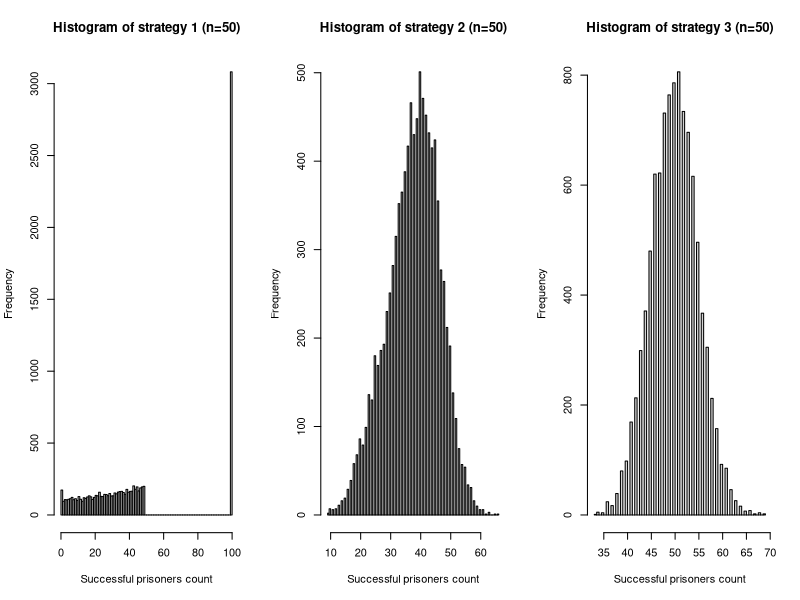
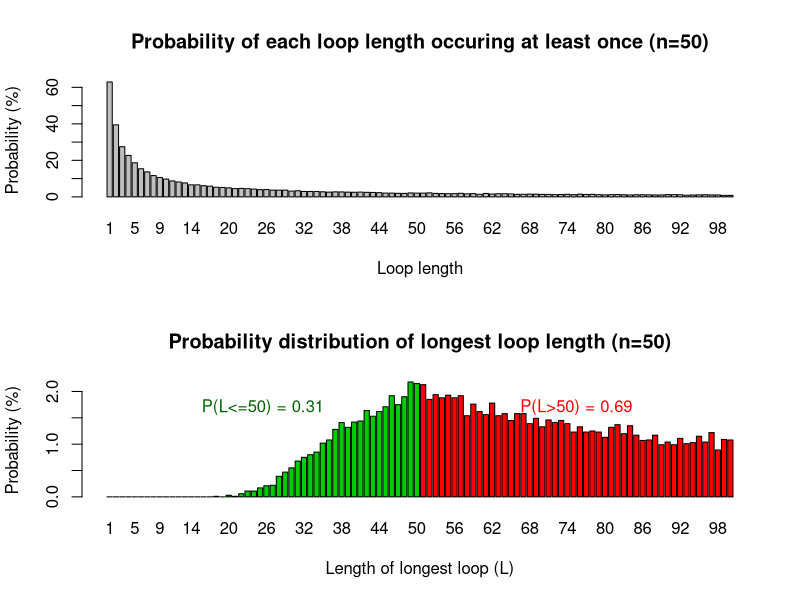

Source code (R) for these figures, in order:
# Statistical Programming Coursework 2

# Members and contributions ---------------------------------------------------------------
## 1. Stefi Tirkova : Q4, Q5, Q6
## 2. Passara Chanchotisatien: Q1, Q2, Q3

# CODE DESCRIPTION

# The purpose of this code is to stimulate the prisoner problem which is defined as follows (from coursework spec):
  # • 2n prisoners each have a unique prisoner number from 1 to 2n.
  # • The prison contains a room in which there are 2n boxes, each with a unique number from 1 to 2n painted
  # on its lid.
  # • 2n cards, each printed with a unique number from 1 to 2n, are randomly placed one in each box.
  # • The prisoners have the task of finding the card with their number on it by opening a maximum on n boxes.
  # • After each prisoner’s go, the room is returned exactly to its original state and the prisoner is not allowed to
  # communicate with prisoners yet to have their go.
  # • If all prisoners succeed in finding their number, then they all go free.

# This code calculates the probability of prisoners going free if they follow one of 3 possible strategies (from coursework spec):
  # Strategy 1: The prisoner starts at the box with their number on it, opens it and reads the number on the card: k, say. If k
  # is not their prisoner number, they go to box number k, open it and repeat the process until they have either
  # found the card with their number on it, or opened n boxes without finding it.
  # Strategy 2: As strategy 1, but starting from a randomly selected box.
  # Strategy 3: They open n boxes at random, checking each card for their number.



# Helper / Additional functions

# get pall_success_vec

get_pall_success_vec <- function(n, strategy, nreps) {
  success_vec <- rep(0,nreps)
  two_n <- as.integer(n+n)
  for(i in 1:nreps){
    card_numbers <- sample(1:two_n)
    prisoners_success <- rep(1,two_n)
    for(prisoner_num in 1:two_n){ 
      prisoners_success[prisoner_num] <- is_successful(n, prisoner_num, card_numbers, strategy)
    }
    # calculate how many prisoners succeeded in current simulation by summing over their successes
    success_vec[i] <- sum(prisoners_success)
  }
  return(success_vec)
}

# is_successful function

is_successful <- function(n, pris_n, card_num, strategy) {
  if(strategy == 3) {
    if (pris_n %in% sample(card_num,n)){ return(1) } 
    else{ return(0)} 
  } 
  boxes_opened <- 0
  # intitialise the first box to open according to the strategy
  # I THINK THIS IS EASIER TO READ
  current_box_num <- if (strategy == 1) pris_n else if (strategy == 2) sample(as.integer(2*n), 1)
  # current_box_num <- c(pris_n, sample(as.integer(n+n), 1))[strategy]
  while(boxes_opened < n) {
    if(card_num[current_box_num] == pris_n) { return(1) }
    boxes_opened <- boxes_opened + 1
    current_box_num <- card_num[current_box_num]
  }
  return (0)  
}

# pone function

pone <- function(n, k, strategy, nreps) {
  success_count <- 0
  for(i in 1:nreps){
    success_count <- success_count + is_successful(n,k,sample(1:as.integer(n+n)), strategy)
  }
  return((success_count / nreps))
}

# pall function

pall <- function(n, strategy, nreps) {
  success_vec <- get_pall_success_vec(n, strategy, nreps)
  # p_success = (number of simulations all prisoners succeed)/(number of simulations) 
  probability_all_succeed <- (length(success_vec[success_vec == as.integer(n+n)])/nreps)
  return(probability_all_succeed)
}


# Here, we estimate the individual and joint success probabilities for each strategy
# for when n = 5 and n = 50.

num_trials = 10000

# one prisoner succeeding in finding their number
print("Estimating the probability of a single prisoner succeeding:")
n = 5
print("n = 5")
cat("Strategy 1 resulted in probability of ", pone(n, 3, 1,num_trials), ".",sep="")
cat("Strategy 2 resulted in probability of ", pone(n, 3, 2,num_trials), ".",sep="")
cat("Strategy 3 resulted in probability of ", pone(n, 3, 3,num_trials), ".",sep="")

n = 50
cat("Strategy 1 resulted in probability of ", pone(n, 34, 1,num_trials), ".",sep="")
cat("Strategy 2 resulted in probability of ", pone(n, 34, 2,num_trials), ".",sep="")
cat("Strategy 3 resulted in probability of ", pone(n, 34, 3,num_trials), ".",sep="")


# all prisoners succeeding in finding their number
print("Estimating the probability of all prisoners succeeding:")
n = 5
cat("Strategy 1 resulted in probability of ", unlist(pall(n,1,num_trials)[1]), ".",sep="")
cat("Strategy 2 resulted in probability of ", unlist(pall(n,2,num_trials)[1]), ".",sep="")
cat("Strategy 3 resulted in probability of ", unlist(pall(n,3,num_trials)[1]), ".",sep="")

n = 50
# save results to plot later
strategy_1_all50 <- get_pall_success_vec(n,1,num_trials)
strategy_2_all50 <- get_pall_success_vec(n,2,num_trials)
strategy_3_all50 <- get_pall_success_vec(n,3,num_trials)
cat("Strategy 1 resulted in probability of ", pall(n,1,num_trials), ".",sep="")
cat("Strategy 2 resulted in probability of ", pall(n,1,num_trials), ".",sep="")
cat("Strategy 3 resulted in probability of ", pall(n,1,num_trials), ".",sep="")


# In this section, we elaborate why the results are surprising.

## From running the simulations, we are able to see that one of the three strategies works
# surprisingly - strategy 1 which gives an approximate 31% chance of all
# prisoners succeeding in finding their numbers. 
# We found this surprising because we know that the probability of one prisoner succeeding is 0.5. 
# Say if n = 50, and if we were to think about this naively, to find the probability of all prisoners succeeding, 
# we would do the following calculation:
# P(success) = (0.5)^100 (where n = 50), 
# which would give us an extremely extremely low probability (almost zero). 
# That is why it is surprising to find out that there is a strategy that gives
# 31% chance of all prisoners succeeding. When we calculate the probability using the 3rd
# strategy, the probability of each prisoner succeeding is independent of each other. However,
# when we use Strategy 1, that is no longer the case.

# Below we can see the difference in probabilities and number of successful prisoners between 
# Strategy 1 and Strategy 3. We visualize the frequencies of each number of successful prisoners
# below for strategies 1, 2, and 3 in the form of histograms.

# PLEASE MAKE SURE TO OPEN PLOTS IN LARGE ENOUGH WINDOW IN ORDER TO SEE THEM PROPERLY
# NOTE: these figures might be overwritten by later figures, please rerun following 4 lines if you want to see the figures again
par(mfrow=c(1,3))
hist(strategy_1_all50, breaks=100, xlab="Successful prisoners count", main = "Histogram of strategy 1 (n=50)")
hist(strategy_2_all50, breaks=100, xlab="Successful prisoners count", main = "Histogram of strategy 2 (n=50)")
hist(strategy_3_all50, breaks=100, xlab="Successful prisoners count", main = "Histogram of strategy 3 (n=50)")

# We see that in strategy 1, either all prisoners win together or the majority loses together.
# Whereas in strategy 3, it is half and half (mostly between 4-60 successful prisoners).




# HELPER FUNCTION

get_loop_len <- function(start_box, random_shuffle, boxes_is_visited){
  loop_len <- 1
  boxes_is_visited[start_box] <- 1
  current_box <- start_box
  while (random_shuffle[current_box] != start_box){
    current_box <- random_shuffle[current_box]
    loop_len <- loop_len + 1
    boxes_is_visited[current_box] <- 1
  }
  return (list(loop_len, boxes_is_visited))
  
}

dloop <- function(n, nreps){
  # vector to store the number of times a loop of some length (from 1 to 2n) has been seen  
  loop_len_counts <- rep(0,2*n)
  
  # run simulation nrep times and count length of loops
  for (i in 1:nreps){
    loop_len_occurs <- rep(0,2*n)
    # get a random suffling of cards from 1 to 2n 
    random_shuffle <- sample(1:(2*n))
    boxes_is_visited <- rep(0,2*n)
    start_box <- 1
    while (sum(boxes_is_visited) != 2*n){
      result <- get_loop_len(start_box, random_shuffle, boxes_is_visited)
      loop_len_occurs[unlist(result[1])] <-  1
      boxes_is_visited <- unlist(result[2])
      # choose a new start box by choosing the first non-visited box
      start_box <- which(boxes_is_visited == 0)[1]
    }
    loop_len_counts <- loop_len_counts + loop_len_occurs
  }
  
  # convert counts to probabilites
  probs <- loop_len_counts/nreps
  return (probs)
}

# Visualising probabilities for n=50
nreps = 10000
n = 50
probs <- dloop(n,nreps)

# PLEASE MAKE SURE TO OPEN PLOTS IN LARGE ENOUGH WINDOW IN ORDER TO SEE THEM PROPERLY
# NOTE: Following 2 figures overwrite previous ones, please rerun visualisation code if you want to see previous figures
par(mfrow=c(2,1))
barplot(probs*100, xlab="Loop length", ylab="Probability (%)", names.arg = c(1:100))
title("Probability of each loop length occuring at least once (n=50)")


# A group of 2n prisoners will succeed with strategy 1 iff the longest loop is at most n
# The code below computes the probability distribution of longest loops for n=50

longest_loop <- function(n, nreps){
  longest_count <- rep(0,2*n)
  for (i in (1:nreps)){
    at_least_once_probs <- dloop(n, 1)
    # find longest loop (take the index of the last non-zero position in the at_least_once_probs vector)
    x <- tail(which(at_least_once_probs!= 0), 1)
    longest_count[x] <- longest_count[x] + 1
  }
  # return vector of probabilities
  return (longest_count/nreps)
}

data_longest_loop <- longest_loop(50, 10000)

# probaility that longest loop is between 1 and 50 (aka. not longer than 50)
longest_50_prob <- sum(data_longest_loop[1:50])
cat("Probability that there is no loop longer than 50 is approximatelly ", longest_50_prob*100, "%.")
cat("This matches the result of our earlier simulation!")

# Visualising longest loop length probability distribution
# PLEASE MAKE SURE TO OPEN PLOTS IN LARGE ENOUGH WINDOW IN ORDER TO SEE THEM PROPERLY
# use different colours for values <=50 and >50
colours <- c(rep("green3",50), rep("red",50)) 
barplot(data_longest_loop*100, names.arg = c(1:100), col= colours, 
        xlab="Length of longest loop (L)", ylab="Probability (%)")
title("Probability distribution of longest loop length (n=50)")
text(x=30,y=1.7,labels="P(L<=50) = 0.31", col="darkgreen")
text(x=90,y=1.7,labels="P(L>50) = 0.69", col="red")
